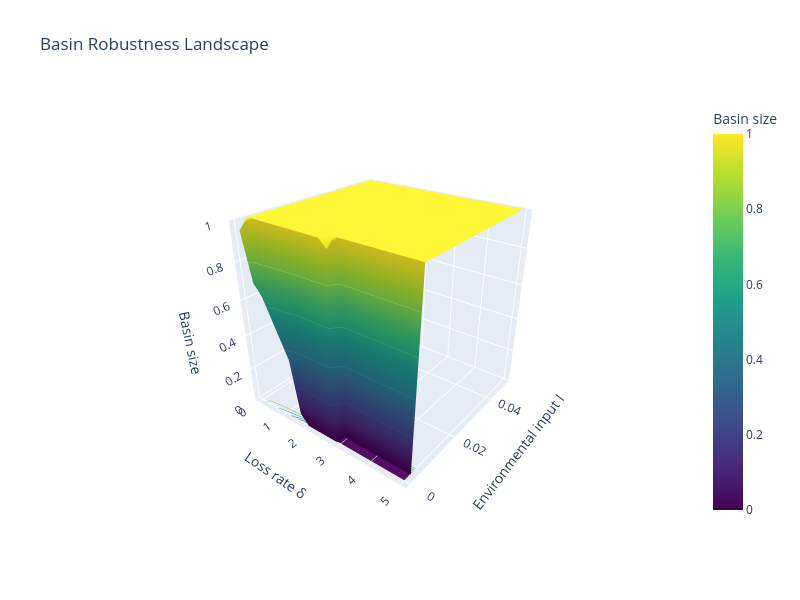

Notebook source saved alongside this figure:
### Code cell
import plotly.graph_objects as go

delta_grid, I_grid = np.meshgrid(delta_vals, I_vals)

fig = go.Figure(
    data=[
        go.Surface(
            x=delta_grid,
            y=I_grid,
            z=basin_matrix,
            colorscale="Viridis",
            colorbar=dict(title=dict(text="Basin size")),
            contours=dict(
                z=dict(
                    show=True,
                    usecolormap=True,
                    highlightcolor="white",
                    project_z=True
                )
            )
        )
    ]
)

fig.update_layout(
    title="Basin Robustness Landscape",

    scene=dict(
        xaxis=dict(title="Loss rate δ"),
        yaxis=dict(title="Environmental input I"),
        zaxis=dict(title="Basin size", range=[0,1]),

        camera=dict(
            eye=dict(x=1.4, y=-1.8, z=1.2)
        )
    ),

    width=800,
    height=600
)

fig.show()

### Figure 1 — Plotly figure (JSON) as saved in the notebook; plotly's stock layout.template omitted (floating-point values rounded to 4 significant figures; data arrays with more than 128 entries replaced by an {"elided": "..."} marker saying what was removed)
{"data": [{"colorbar": {"title": {"text": "Basin size"}}, "colorscale": [[0, "#440154"], [0.1111, "#482878"], [0.2222, "#3e4989"], [0.3333, "#31688e"], [0.4444, "#26828e"], [0.5556, "#1f9e89"], [0.6667, "#35b779"], [0.7778, "#6ece58"], [0.8889, "#b5de2b"], [1, "#fde725"]], "contours": {"z": {"highlightcolor": "white", "project": {"z": true}, "show": true, "usecolormap": true}}, "type": "surface", "x": {"elided": "20x20 float values"}, "y": {"elided": "20x20 float values"}, "z": {"elided": "20x20 float values"}}], "layout": {"height": 600, "scene": {"camera": {"eye": {"x": 1.4, "y": -1.8, "z": 1.2}}, "xaxis": {"title": {"text": "Loss rate δ"}}, "yaxis": {"title": {"text": "Environmental input I"}}, "zaxis": {"range": [0, 1], "title": {"text": "Basin size"}}}, "title": {"text": "Basin Robustness Landscape"}, "width": 800}}
